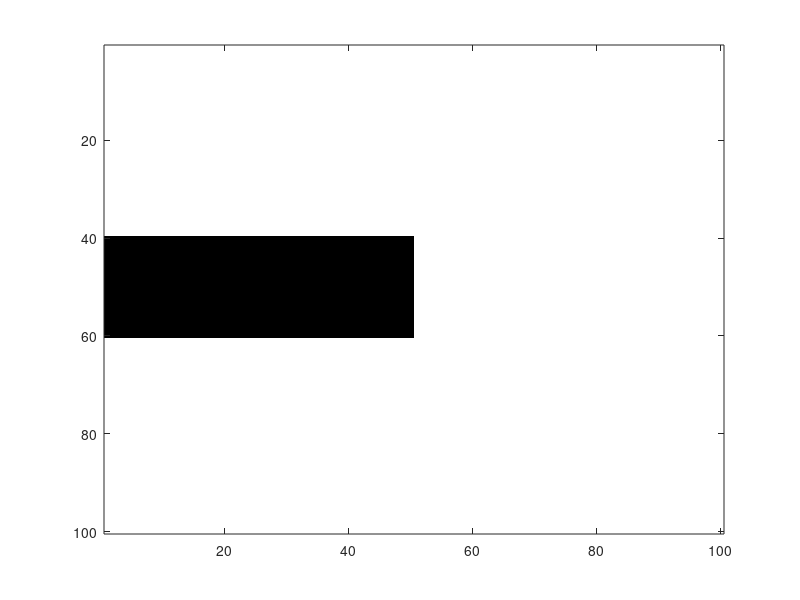

MATLAB code to generate this figure:
% 生成运动条

clc,clear all;

frames = zeros(100, 100, 50);
frames = frames + 255; % 白色

% figure(1);
% colormap('gray');
% % imagesc(frame);
% image(frame);
% % pause(5); 

figure(1);
colormap('gray');
for k = 1: size(frames, 3) % 1~50
    frames(40:1:60, 1:1:k, k) = 0; % 第40~60行，每增加一帧就多增加一列为黑色；
    image(frames(:, :, k));
    pause(0.01);
end

% patt = frames;
% save ./resultDirectory/simulatedVideo patt;